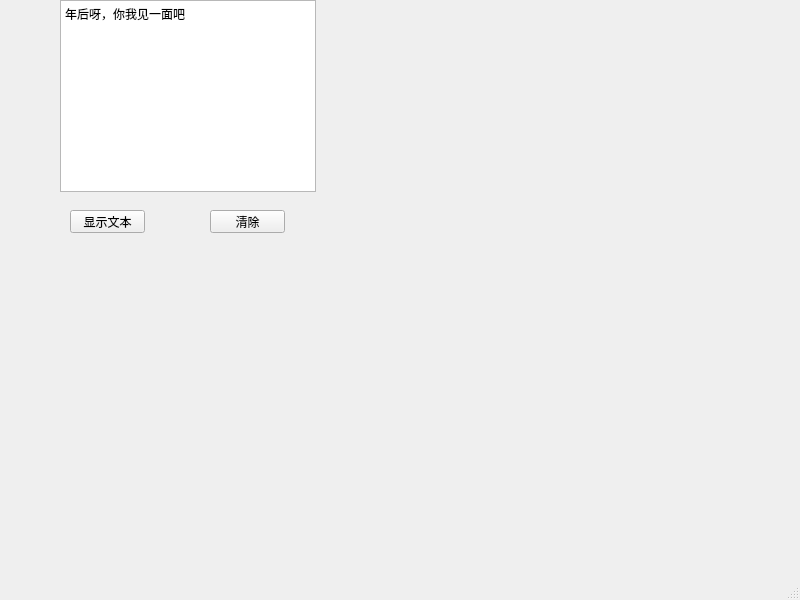
<?xml version="1.0" encoding="UTF-8"?>
<ui version="4.0">
 <class>MainWindow</class>
 <widget class="QMainWindow" name="MainWindow">
  <property name="geometry">
   <rect>
    <x>0</x>
    <y>0</y>
    <width>800</width>
    <height>600</height>
   </rect>
  </property>
  <property name="windowTitle">
   <string>MainWindow</string>
  </property>
  <widget class="QWidget" name="centralwidget">
   <widget class="QPushButton" name="p1">
    <property name="geometry">
     <rect>
      <x>70</x>
      <y>210</y>
      <width>75</width>
      <height>23</height>
     </rect>
    </property>
    <property name="text">
     <string>显示文本</string>
    </property>
   </widget>
   <widget class="QPushButton" name="p2">
    <property name="geometry">
     <rect>
      <x>210</x>
      <y>210</y>
      <width>75</width>
      <height>23</height>
     </rect>
    </property>
    <property name="text">
     <string>清除</string>
    </property>
   </widget>
   <widget class="QTextBrowser" name="t">
    <property name="geometry">
     <rect>
      <x>60</x>
      <y>0</y>
      <width>256</width>
      <height>192</height>
     </rect>
    </property>
    <property name="html">
     <string>&lt;!DOCTYPE HTML PUBLIC &quot;-//W3C//DTD HTML 4.0//EN&quot; &quot;http://www.w3.org/TR/REC-html40/strict.dtd&quot;&gt;
&lt;html&gt;&lt;head&gt;&lt;meta name=&quot;qrichtext&quot; content=&quot;1&quot; /&gt;&lt;style type=&quot;text/css&quot;&gt;
p, li { white-space: pre-wrap; }
&lt;/style&gt;&lt;/head&gt;&lt;body style=&quot; font-family:'SimSun'; font-size:9pt; font-weight:400; font-style:normal;&quot;&gt;
&lt;p style=&quot; margin-top:0px; margin-bottom:0px; margin-left:0px; margin-right:0px; -qt-block-indent:0; text-indent:0px;&quot;&gt;年后呀，你我见一面吧&lt;/p&gt;&lt;/body&gt;&lt;/html&gt;</string>
    </property>
   </widget>
  </widget>
  <widget class="QMenuBar" name="menubar">
   <property name="geometry">
    <rect>
     <x>0</x>
     <y>0</y>
     <width>800</width>
     <height>22</height>
    </rect>
   </property>
  </widget>
  <widget class="QStatusBar" name="statusbar"/>
 </widget>
 <resources/>
 <connections>
  <connection>
   <sender>p2</sender>
   <signal>clicked()</signal>
   <receiver>t</receiver>
   <slot>clear()</slot>
   <hints>
    <hint type="sourcelabel">
     <x>263</x>
     <y>245</y>
    </hint>
    <hint type="destinationlabel">
     <x>257</x>
     <y>205</y>
    </hint>
   </hints>
  </connection>
  <connection>
   <sender>p1</sender>
   <signal>clicked()</signal>
   <receiver>t</receiver>
   <slot>hide()</slot>
   <hints>
    <hint type="sourcelabel">
     <x>102</x>
     <y>242</y>
    </hint>
    <hint type="destinationlabel">
     <x>111</x>
     <y>194</y>
    </hint>
   </hints>
  </connection>
 </connections>
</ui>
